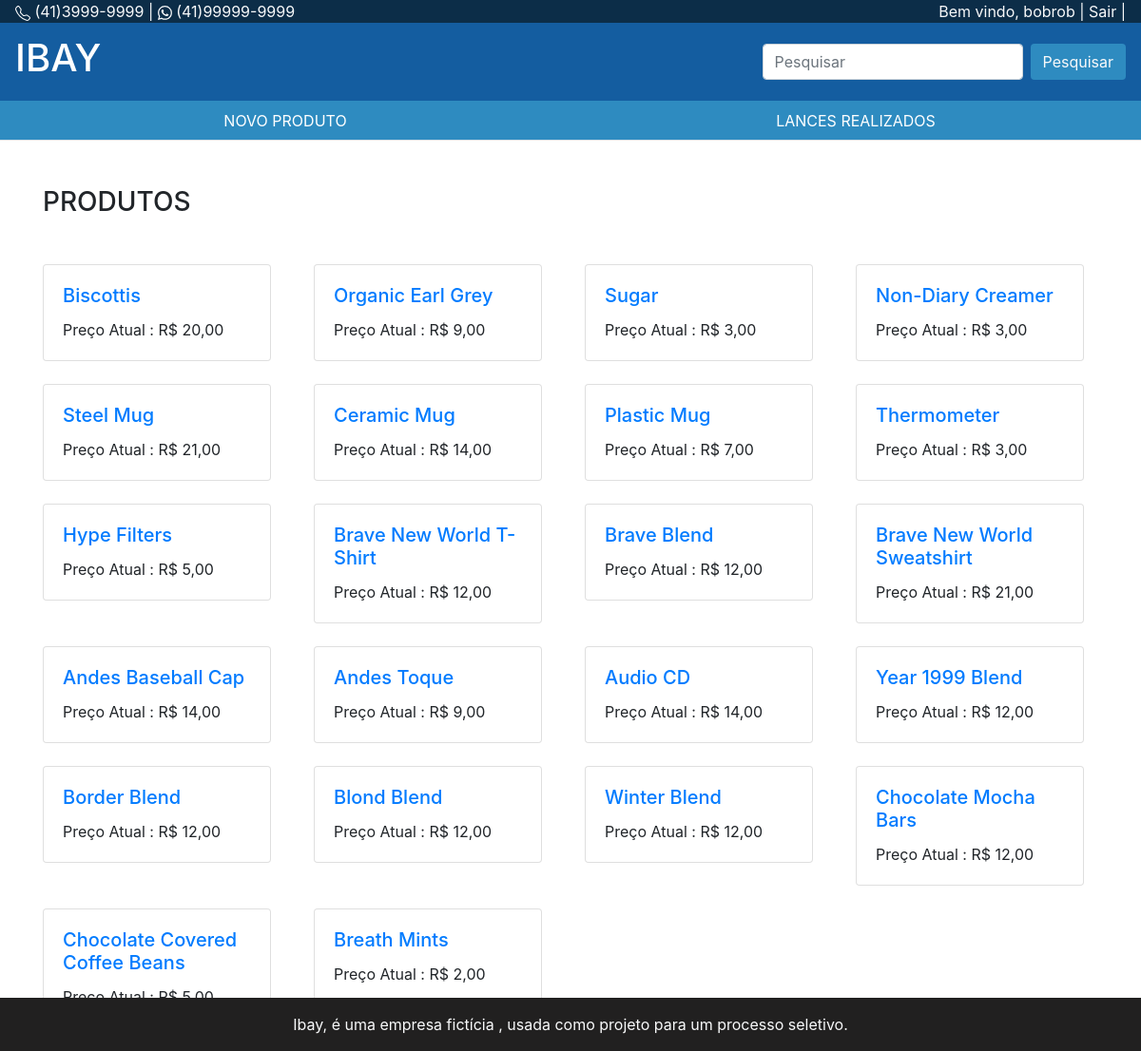
Screenshot of /public/pages/listagem.php (signed in) with the database file from the repository.
### tables this page shows
CREATE TABLE `clientes` (
  `clienteID` int(8) NOT NULL AUTO_INCREMENT,
  `nomecompleto` varchar(50) DEFAULT NULL,
  `endereco` varchar(50) DEFAULT NULL,
  `complemento` varchar(30) DEFAULT NULL,
  `numero` varchar(15) DEFAULT NULL,
  `cidade` varchar(50) DEFAULT NULL,
  `estadoID` tinyint(3) DEFAULT NULL,
  `cep` varchar(10) DEFAULT NULL,
  `ddd` varchar(3) DEFAULT NULL,
  `telefone` varchar(10) DEFAULT NULL,
  `email` varchar(50) DEFAULT NULL,
  `usuario` varchar(10) DEFAULT NULL,
  `senha` varchar(10) DEFAULT NULL,
  `nivel` varchar(10) DEFAULT NULL,
  PRIMARY KEY (`clienteID`)
);

CREATE TABLE `produtos` (
  `produtoID` int(11) NOT NULL AUTO_INCREMENT,
  `nomeproduto` varchar(50) DEFAULT NULL,
  `descricao` longtext,
  `codigobarra` varchar(15) DEFAULT NULL,
  `tempoentrega` tinyint(3) DEFAULT NULL,
  `precorevenda` decimal(10,2) DEFAULT NULL,
  `precounitario` decimal(10,2) DEFAULT NULL,
  `estoque` mediumint(4) DEFAULT NULL,
  `imagemgrande` varchar(100) DEFAULT NULL,
  `imagempequena` varchar(100) DEFAULT NULL,
  `descontinuado` tinyint(1) DEFAULT '0',
  `fornecedorID` tinyint(3) DEFAULT NULL,
  `categoriaID` tinyint(3) DEFAULT NULL,
  PRIMARY KEY (`produtoID`)
);

### public/_incluir/funcoes.php (called while the page is built)
<?php
    function real_format($valor) {
        $valor  = number_format($valor,2,",",".");
        return "R$ " . $valor;
    }
?>

### public/pages/listagem.php (the view, shortened to what this page needs)
<?php require_once("../../conexao/conexao.php"); ?>
<?php
    $produtos = "SELECT produtoID, nomeproduto, precounitario ";
    $produtos .= "FROM produtos ";
    $resultado = mysqli_query($conecta, $produtos);
?>
<!doctype html>
<html>
    <head>
        <link rel="stylesheet" href="https://stackpath.bootstrapcdn.com/bootstrap/4.1.3/css/bootstrap.min.css">
        <link href="../style/css_main_page.css" rel="stylesheet">
    </head>
    <body>
        <?php include_once("../_incluir/topo.php"); ?>
        <?php include_once("../_incluir/funcoes.php"); ?>
        <main>
            <div class="container mt-5">
                <h3 class="mb-5">PRODUTOS</h3>
                <div class="row">
                    <?php
                        while($linha = mysqli_fetch_assoc($resultado)) {
                    ?>
                    <div class="col-sm-3 mb-4">
                        <div class="card" style="width: 15rem;">
                            <div class="card-body">
                                <a href="detalhe.php?codigo=<?php echo $linha['produtoID'] ?>">
                                    <h5 class="card-title"><?php echo utf8_encode ($linha["nomeproduto"]) ?></h5>
                                </a>
                                <p class="card-text">Preço Atual : <?php echo real_format($linha["precounitario"]) ?></p>
                            </div>
                        </div>
                    </div>
                <?php
                }
                ?>
            </div>
        </main>
        <?php include_once("../_incluir/rodape.php"); ?>
    </body>
</html>

### public/_incluir/topo.php (shortened to what this page needs)
<header>
    <ul class="nav bg-black">
        <div class="text-light ml-3">
            (41)3999-9999 |
            (41)99999-9999
        </div>
        <?php
                if ( isset($_SESSION["user_portal"])  ) {
                    $user = $_SESSION["user_portal"];
                    $saudacao = "SELECT usuario, clienteID ";
                    $saudacao .= "FROM clientes ";
                    $saudacao .= "WHERE clienteID = {$user} ";
                    $saudacao_login = mysqli_query($conecta,$saudacao);
                    $saudacao_login = mysqli_fetch_assoc($saudacao_login);
                    $nome = $saudacao_login["usuario"];
        ?>
            <div class="mr-3 text-light position-right">
                Bem vindo, <?php echo $nome ?> |
                <a class="text-light" href="sair.php">Sair</a> |
            </div>
        <?php
            }
        ?>
    </ul>
        <nav class="navbar navbar-dark bg-dark-pink">
            <a class="navbar-brand" href="listagem.php">
                <h1>IBAY</h1>
            </a>
            <form action="listalances.php" method="get" class="form-inline">
                <input class="form-control mr-sm-2" type="text" name="nomecliente" placeholder="Pesquisar" aria-label="Pesquisar">
                <button class="btn bg-pink text-light my-2 my-sm-0" name="pesquisa" type="submit">Pesquisar</button>
            </form>
        </nav>
    <ul class="nav nav-tabs justify-content-center nav-justified bg-pink text-light">
        <li class="nav-item">
            <a class="nav-link text-white" href="incluir.php">NOVO PRODUTO</a>
        </li>
        <li class="nav-item">
            <a class="nav-link text-white" href="listalances.php">LANCES REALIZADOS</a>
        </li>
    </ul>
</header>

### public/style/css_main_page.css (style rules this page uses)
.bg-pink { background-color: #2E8BC0; }
.bg-black { background-color: #0C2D48; }
.bg-dark-pink { background-color: #145DA0; }
.position-right { position: absolute; right: 0px ; }

### rows the page displays
clientes: usuario "bobrob"
produtos: nomeproduto "Biscottis", precounitario "R$ 20,00"
produtos: nomeproduto "Organic Earl Grey", precounitario "R$ 9,00"
produtos: nomeproduto "Sugar", precounitario "R$ 3,00"
produtos: nomeproduto "Non-Diary Creamer", precounitario "R$ 3,00"
produtos: nomeproduto "Steel Mug", precounitario "R$ 21,00"
produtos: nomeproduto "Ceramic Mug", precounitario "R$ 14,00"
produtos: nomeproduto "Plastic Mug", precounitario "R$ 7,00"
produtos: nomeproduto "Thermometer", precounitario "R$ 3,00"
produtos: nomeproduto "Hype Filters", precounitario "R$ 5,00"
produtos: nomeproduto "Brave New World T-Shirt", precounitario "R$ 12,00"
produtos: nomeproduto "Brave Blend", precounitario "R$ 12,00"
produtos: nomeproduto "Brave New World Sweatshirt", precounitario "R$ 21,00"
produtos: nomeproduto "Andes Baseball Cap", precounitario "R$ 14,00"
produtos: nomeproduto "Andes Toque", precounitario "R$ 9,00"
produtos: nomeproduto "Audio CD", precounitario "R$ 14,00"
produtos: nomeproduto "Year 1999 Blend", precounitario "R$ 12,00"
produtos: nomeproduto "Border Blend", precounitario "R$ 12,00"
produtos: nomeproduto "Blond Blend", precounitario "R$ 12,00"
produtos: nomeproduto "Winter Blend", precounitario "R$ 12,00"
produtos: nomeproduto "Chocolate Mocha Bars", precounitario "R$ 12,00"
produtos: nomeproduto "Chocolate Covered Coffee Beans", precounitario "R$ 5,00"
produtos: nomeproduto "Breath Mints", precounitario "R$ 2,00"
